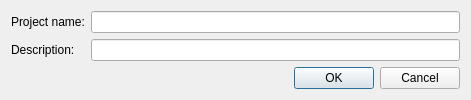
<?xml version="1.0" encoding="UTF-8"?>
<ui version="4.0">
 <class>Dialog</class>
 <widget class="QDialog" name="Dialog">
  <property name="geometry">
   <rect>
    <x>0</x>
    <y>0</y>
    <width>471</width>
    <height>98</height>
   </rect>
  </property>
  <property name="windowTitle">
   <string>Create Planheat project</string>
  </property>
  <property name="toolTip">
   <string>&lt;html&gt;&lt;head/&gt;&lt;body&gt;&lt;p&gt;Create project&lt;/p&gt;&lt;/body&gt;&lt;/html&gt;</string>
  </property>
  <layout class="QVBoxLayout" name="verticalLayout_2">
   <item>
    <layout class="QVBoxLayout" name="verticalLayout">
     <item>
      <layout class="QFormLayout" name="formLayout">
       <item row="0" column="0">
        <widget class="QLabel" name="projectNameLabel">
         <property name="text">
          <string>Project name:</string>
         </property>
        </widget>
       </item>
       <item row="0" column="1">
        <widget class="QLineEdit" name="projectNameLineEdit">
         <property name="inputMask">
          <string/>
         </property>
        </widget>
       </item>
       <item row="1" column="0">
        <widget class="QLabel" name="descriptionLabel">
         <property name="text">
          <string>Description:</string>
         </property>
        </widget>
       </item>
       <item row="1" column="1">
        <widget class="QLineEdit" name="descriptionLineEdit"/>
       </item>
      </layout>
     </item>
     <item>
      <widget class="QDialogButtonBox" name="buttonBox">
       <property name="orientation">
        <enum>Qt::Horizontal</enum>
       </property>
       <property name="standardButtons">
        <set>QDialogButtonBox::Cancel|QDialogButtonBox::Ok</set>
       </property>
      </widget>
     </item>
    </layout>
   </item>
  </layout>
 </widget>
 <resources/>
 <connections>
  <connection>
   <sender>buttonBox</sender>
   <signal>accepted()</signal>
   <receiver>Dialog</receiver>
   <slot>accept()</slot>
   <hints>
    <hint type="sourcelabel">
     <x>248</x>
     <y>254</y>
    </hint>
    <hint type="destinationlabel">
     <x>157</x>
     <y>274</y>
    </hint>
   </hints>
  </connection>
  <connection>
   <sender>buttonBox</sender>
   <signal>rejected()</signal>
   <receiver>Dialog</receiver>
   <slot>reject()</slot>
   <hints>
    <hint type="sourcelabel">
     <x>316</x>
     <y>260</y>
    </hint>
    <hint type="destinationlabel">
     <x>286</x>
     <y>274</y>
    </hint>
   </hints>
  </connection>
 </connections>
</ui>
